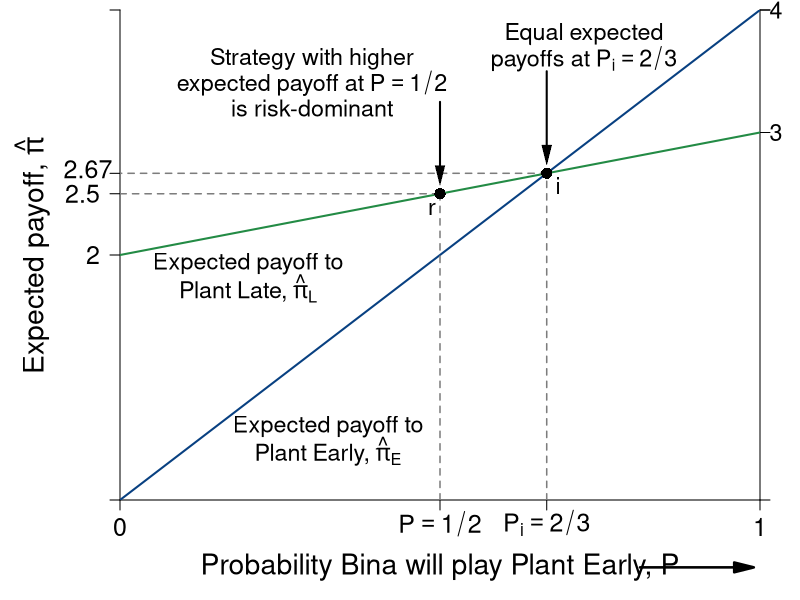

R code for this plot:
#Graph Designer: Simon Halliday
#Authors: Bowles, Foley and Halliday
#Title: Coordination, Conflict and Competition: A Text in Microeconomics
library(shape)
#require(plotrix)
pdf(file = "people/palanpur_risk_dom_bina.pdf", width = 8, height = 6)

#Set parameters for graphics
axislabelsize <- 1.5
axistitlesize <- 1.7
labelsize <- 1.4
graphlinewidth <- 2
segmentlinewidth <- 1.5

COL <- c("#7fc97f", "#beaed4", "#fdc086", "#ffff99", "#386cb0", "#f0027f", "#bf5b17", "#666666")
COLA <- c("#e0f3db", "#99d8c9","#66c2a4","#41ae76", "#238b45", "#005824")
COLB <- c("#4eb3d3", "#2b8cbe", "#0868ac","#084081")
grays <- gray.colors(25, start = 1, end = 0)

#Edited the margins to cater for the larger LHS labels
par(mar =  c(5, 6, 0.5, 2))

#proportion of wealth functions

expected_late <- function(x){
  20 + 0.25*x
}

expected_early <- function(x){
  x
}


#Add limits on axes and levels of utility for each function 
ylims <- c(0, 40)
xlims <- c(0, 40)

npts <- 501 
x <- seq(xlims[1], xlims[2], length.out = npts)
y <- seq(ylims[1], ylims[2], length.out = npts) 

plot(0, 0, xlim = xlims, ylim = ylims, type = "n",
     xlab = expression(paste("")),
     ylab = expression(paste("")), 
     xaxt = "n", 
     yaxt = "n", 
     cex.lab = axislabelsize, 
     bty = "n", 
     xaxs="i", 
     yaxs="i"
)

#x and y limits with plain axes without ticks/numbers to match previous graph; y axes on both sides

ticksx <- c(0, 20, 26.67, 40)
xlabels <- c(0, expression(paste(P == 1/2)),expression(paste(P[i] == 2/3)), 1)
ticksy <- c(ylims[1], 20, expected_late(20), expected_late(26.67), ylims[2])
ylabels <- c(NA, 2, 2.5, 2.67, NA)
ticksy2 <- c(ylims[1], 30, 40, ylims[2])
ylabels2 <- seq(from = 0, to = ylims[2], by = 10)


axis(1, at = ticksx,  pos = 0, labels = xlabels, cex.axis = axislabelsize)
axis(2, at = ticksy,  pos = 0, labels = ylabels, las = 1, cex.axis = axislabelsize)
axis(4, at = ticksy2, pos = xlims[2], labels = FALSE, las = 1)


npts <- 503 
xx1 <- seq(xlims[1], xlims[2], length.out = npts)
xx2 <- seq(0, xlims[2], length.out = npts)
xx3 <- seq(xlims[1], 0, length.out = npts)
xx4 <- seq(-11, 0, length.out = npts)

#Axis labels and draw linear utility functions
text(xlims[2]*0.5, -5.5, expression(paste("Probability Bina will play Plant Early, P")), xpd = TRUE, cex = axistitlesize)
text(-5.5, 0.5*ylims[2], expression(paste("Expected payoff, ", hat(pi))), xpd = TRUE, cex = axistitlesize, srt = 90) 


text(41, ylims[2], expression(paste(4)), xpd = TRUE, cex = labelsize) 
text(41, 0.75*ylims[2], expression(paste(3)), xpd = TRUE, cex = labelsize) 

text(-2, 27, expression(paste(2.67)), xpd = TRUE, cex = axislabelsize) 

lines(xx1, expected_early(xx1), col = COLB[4], lwd = graphlinewidth)
lines(xx1, expected_late(xx1), col = COLA[5], lwd = graphlinewidth)

#Label points on line

text(20 - 0.5, expected_late(20) - 1.2, expression(paste(r)), cex = labelsize)
segments(20, 0, 20, expected_late(20), lty = 2, col = grays[20], lwd = segmentlinewidth)
segments(0, expected_late(20), 20, expected_late(20), lty = 2, col = grays[20], lwd = segmentlinewidth)
points(20, expected_late(20), pch = 16, col = "black", cex = 1.5)

text(26.67 + 0.7, expected_early(26.67) - 1, expression(paste(i)), cex = labelsize)
segments(26.67, expected_early(26.67), 0, expected_early(26.67), lty = 2, col = grays[20], lwd = segmentlinewidth)
segments(26.67, 0, expected_early(26.67), 26.67, lty = 2, col = grays[20], lwd = segmentlinewidth)
points(26.67, expected_early(26.67), pch = 16, col = "black", cex = 1.5)

# text(33 + 0.7, 7 + 0.7, expression(paste("h")), cex = labelsize)
# segments(33, 7, 0, 7, lty = 2, col = "gray", lwd = segmentlinewidth)
# points(33, 7, pch = 16, col = "black", cex = 1.5)


#Label relevant points on axes
text(8, 19.3, expression(paste("Expected payoff to")), xpd = TRUE, cex = labelsize)
text(8, 17.3, expression(paste("Plant Late, ", hat(pi)[L])), xpd = TRUE, cex = labelsize)

text(13, 6, expression(paste("Expected payoff to")), xpd = TRUE, cex = labelsize)
text(13, 4, expression(paste("Plant Early, ", hat(pi)[E])),  xpd = TRUE, cex = labelsize)

#Axis arrow
Arrows(32.5, -5.5, 39, -5.5, col = "black", lty = 1, lwd = 2.5, arr.type = "triangle", xpd = TRUE)
#arrows(33, -5, 39, -5, xpd = TRUE, length=0.1,angle=40,lwd=3)

#Risk Dominant Strategy
text(12, 36, expression(paste("Strategy with higher")), xpd = TRUE, cex = labelsize)
text(12, 34, expression(paste("expected payoff at ", P == 1/2)), xpd = TRUE, cex = labelsize)
text(12, 32, expression(paste("is risk-dominant")), xpd = TRUE, cex = labelsize)
Arrows(20, 32.5, 20, expected_late(20) + 1.5, col = "black", lty = 1, lwd = 2, code = 2, arr.type = "triangle", arr.lwd = 0.5)

#Equal expected payoffs
text(29, 38, expression(paste("Equal expected")), xpd = TRUE, cex = labelsize)
text(29, 36, expression(paste("payoffs at ", P[i] == 2/3)), xpd = TRUE, cex = labelsize)
Arrows(26.67, 35, 26.67, expected_late(26.67) + 1.5, col = "black", lty = 1, lwd = 2, code = 2, arr.type = "triangle", arr.lwd = 0.5)

dev.off()
